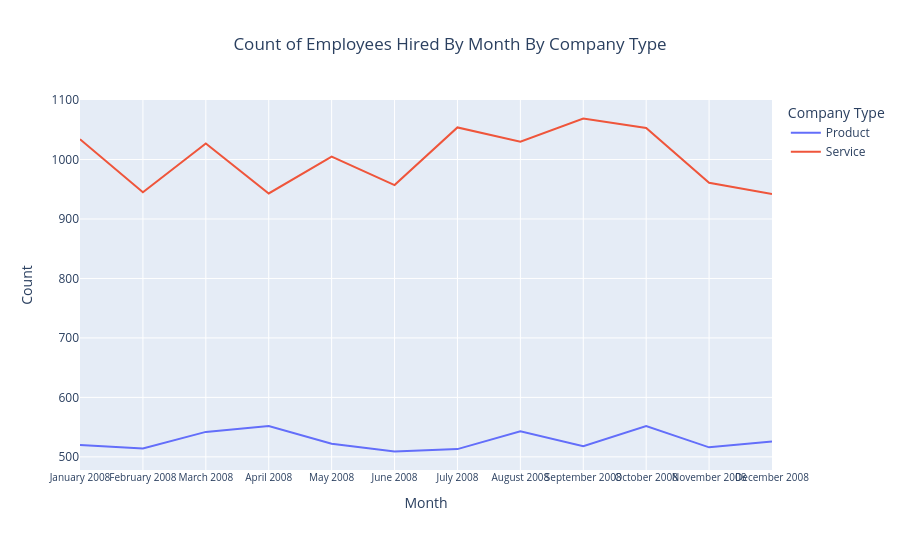

Notebook code cell kept with this figure:
### Code cell
fig1 = px.line(
    counts_df1, 
    x='Join_Month_Year', 
    y='Count', 
    color="Company Type",
    title='Count of Employees Hired By Month By Company Type',
    labels={'Join_Month_Year': 'Month', 'count': 'Number of Joins'},
    height=550
)

fig1.update_layout(xaxis_tickangle=0, title_x=0.5)
fig1.update_xaxes(tickfont=dict(size=10))
fig1.show()

### Figure 1 — Plotly figure (JSON) as saved in the notebook; plotly's stock layout.template omitted (floating-point values rounded to 4 significant figures)
{"data": [{"hovertemplate": "Company Type=Product<br>Month=%{x}<br>Count=%{y}<extra></extra>", "legendgroup": "Product", "line": {"color": "#636efa", "dash": "solid"}, "marker": {"symbol": "circle"}, "mode": "lines", "name": "Product", "orientation": "v", "showlegend": true, "type": "scatter", "x": ["January 2008", "February 2008", "March 2008", "April 2008", "May 2008", "June 2008", "July 2008", "August 2008", "September 2008", "October 2008", "November 2008", "December 2008"], "xaxis": "x", "y": [520, 514, 542, 552, 522, 509, 513, 543, 518, 552, 516, 526], "yaxis": "y"}, {"hovertemplate": "Company Type=Service<br>Month=%{x}<br>Count=%{y}<extra></extra>", "legendgroup": "Service", "line": {"color": "#EF553B", "dash": "solid"}, "marker": {"symbol": "circle"}, "mode": "lines", "name": "Service", "orientation": "v", "showlegend": true, "type": "scatter", "x": ["January 2008", "February 2008", "March 2008", "April 2008", "May 2008", "June 2008", "July 2008", "August 2008", "September 2008", "October 2008", "November 2008", "December 2008"], "xaxis": "x", "y": [1034, 945, 1027, 943, 1005, 957, 1054, 1030, 1069, 1053, 961, 942], "yaxis": "y"}], "layout": {"height": 550, "legend": {"title": {"text": "Company Type"}, "tracegroupgap": 0}, "title": {"text": "Count of Employees Hired By Month By Company Type", "x": 0.5}, "xaxis": {"anchor": "y", "domain": [0, 1], "tickangle": 0, "tickfont": {"size": 10}, "title": {"text": "Month"}}, "yaxis": {"anchor": "x", "domain": [0, 1], "title": {"text": "Count"}}}}
